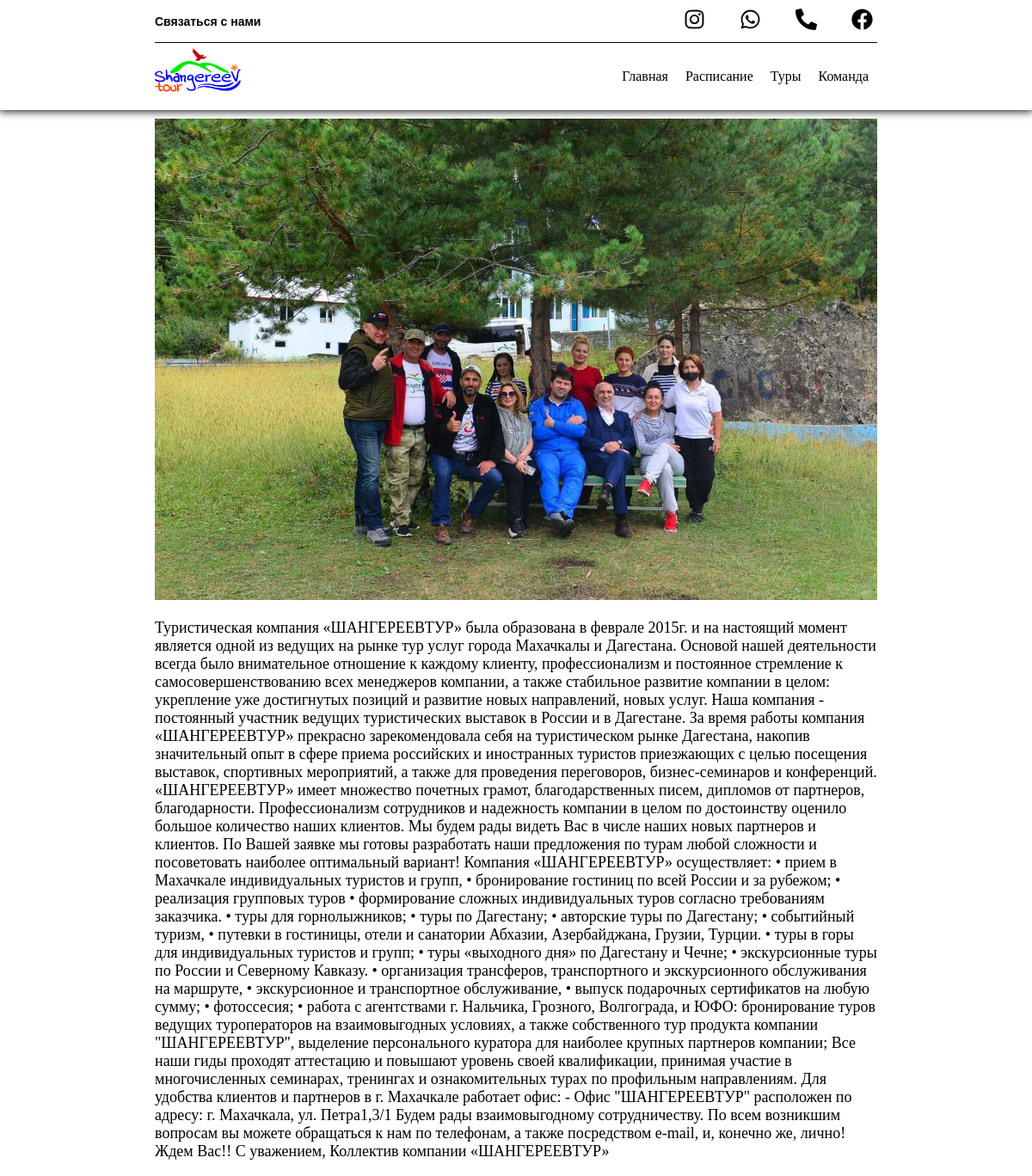
The page / on the database its author committed.
### tours/models.py (models this page shows, shortened)
class AboutUs(models.Model):
	image_aboutUs = models.ImageField(upload_to='images_aboutUs/')
	description_aboutUs = models.TextField()

### tours/views.py (the view)
# urls.py: path('', views.about_us),
def about_us(request):
	trips = Trips.objects.all()
	aboutUs = AboutUs.objects.all()
	trips = Trips.objects.all()
	form = ContactUsForm(request.POST)
	if request.method == "POST":
		if form.is_valid():
			form.save()
	return render(request, 'tours/about_us.html', locals())

### tours/templates/tours/about_us.html
{% extends 'tours/base.html' %}
{% block content %}
	<section>
		<div class="container">
			<div class="page_aboutUs">
				{% for aboutus in aboutUs %}
					<img src="{{aboutus.image_aboutUs.url}}">
					<p>{{aboutus.description_aboutUs}}</p>
				{% endfor %}
			</div>
		</div>
	</section>
{% endblock %}

### static/css/main.css (style rules this page uses)
body { margin: 0; padding: 0; color: black; overflow: scroll; }
p { font-size: 18px; }
img { width: 100%; }
.container { width: 70%; min-width: 768px; margin: 0 auto; }
.page_aboutUs { padding-top: 10px; }

### rows shown on the page
AboutUs: image_aboutUs (picture), description_aboutUs "Туристическая компания «ШАНГЕРЕЕВТУР» была образована в феврале 2015г. и на настоящий момент является одной из ведущих на рынке тур услуг города Махачкалы и Дагестана. Основой нашей деятельности всегда было внимательное отношение к каждому клиенту, профессионализм и постоянное стремление к самосовершенствованию всех менеджеров компании, а также стабильное развитие компании в целом: укрепление уже достигнутых позиций и развитие новых направлений, новых услуг. Наша компания - постоянный участник ведущих туристических выставок в России и в Дагестане. За время работы компания «ШАНГЕРЕЕВТУР» прекрасно зарекомендовала себя на туристическом рынке Дагестана, накопив значительный опыт в сфере приема…"
